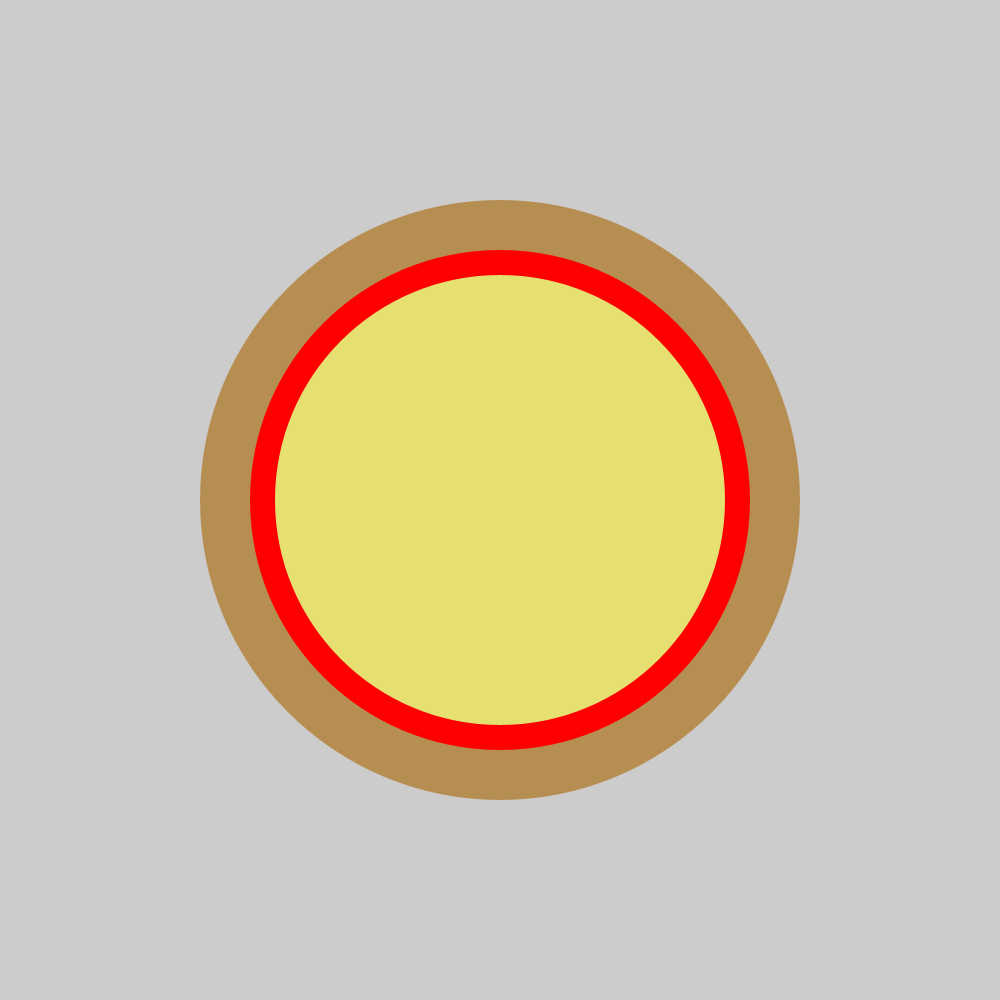
Frame 1 (no input)
Frame 60 (the mouse pressed at the canvas centre just before this capture): identical to frame 1, image omitted
Frame 120 (the mouse held since frame 60 and released just before this capture): identical to frame 1, image omitted

The Processing sketch that drew this single still picture (run headless with seeded random() and noise(); from frame 60 on, the mouse is pressed at the canvas centre):

// Processing sketch: pizza
// ── pizza.pde

void setup() {
    size(1000,1000);
   noStroke();
    fill(#B78E51);
    ellipse(500,500,600,600);
    fill(#FF0000);
    ellipse(500,500,500,500);
    fill(#E5E06F);
    ellipse(500,500,450,450);
    
}
void draw() {
    
}
